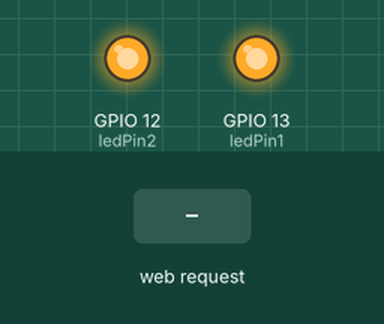
Recording of a sketch running on a simulated ESP8266 (NodeMCU). Parts: output pins drawn as LEDs (lit = HIGH). The test bench sets the inputs (shaded band). WiFi joins after 1.5 s; servers stay silent unless stated; what the sketch prints to the serial monitor is not drawn.

Above: at 2.7 s.
2.8 s: HTTP request GET /LED1=ON received
At 4.0 s:
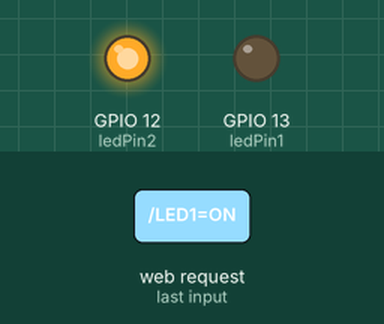
4.3 s: HTTP request GET /LED2=ON received
At 5.2 s:
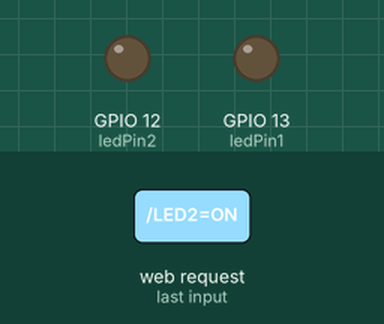
5.8 s: HTTP request GET /LED1=OFF received
At 6.4 s:
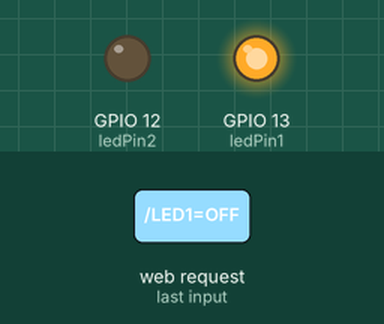
7.3 s: HTTP request GET /LED2=OFF received
At 7.6 s:
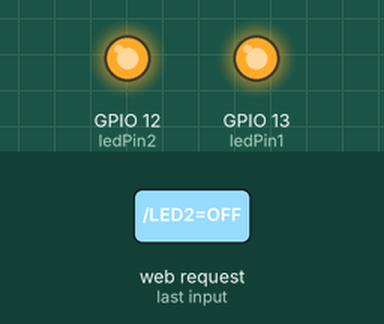
Timing chart, 0 to 9.8 s (numbered marks = the images above; inputs shaded):
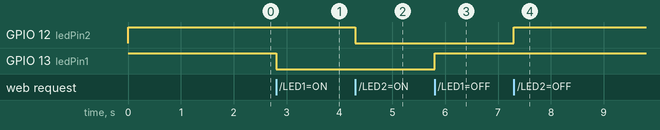

The sketch:

nodemcu_2channel.ino
```cpp
#include <ESP8266WiFi.h>
const char* ssid = "Virus";// enter wifi name
const char* password = "zHi@22tesh";// enter password here

int ledPin1 = 13; //pin D7 of nodemcu
int ledPin2 = 12; //pin D6 of nodemcu
int switch1 = HIGH,switch2 = HIGH;

WiFiServer server(80);// connects server to port 80


void setup()
{
// turning all the switches off initially.
  pinMode(ledPin1, OUTPUT);
  digitalWrite(ledPin1, switch1);
  pinMode(ledPin2, OUTPUT);
  digitalWrite(ledPin2, switch2);
    //////////////////////////////////////// Connect to WiFi network//////////////////////////////////////////////////////
  Serial.begin(115200);// setting up baud rate of 115200
  Serial.print("Connecting to ");
  Serial.println(ssid);

  WiFi.begin(ssid, password);// connecting to the wifi using wifi name and password provided

  while (WiFi.status() != WL_CONNECTED) // checks if wifi is connected or not...if conected loop will end
  {
    delay(100);
    Serial.print(".");
  }
  Serial.println("");
  Serial.println("WiFi connected");//
 ///////////////////////////////////////////////////////////////////////////////////////////////////////////////////
  //////////////////////////////////////////// Start the server/////////////////////////////////////////////////////
  server.begin();
  Serial.println("Server started");
  ////////////////////////////////////////// Print the IP address////////////////////////////////////////////////////
  Serial.print("Use this URL to connect: ");
  Serial.print("http://");
  Serial.print(WiFi.localIP());// this function "WiFi.localIP()" provides ip address
  Serial.println("/");
 ////////////////////////////////////////////////////////////////////////////////////////////////////////////////////
}

void loop() {
 /////////// Check if a client has connected//////////////////////////////////////////////
  WiFiClient client = server.available();
  if (!client) {
    return;
  }
 //////////// Wait until the client sends some data//////////////////////////////////////

  Serial.println("new client");
  while(!client.available()){
    delay(1);
  }
  ///////////////////////////////////////////////////////////////////////////////////

  // Read the first line of the request
  String request = client.readStringUntil('\r');
  Serial.println(request);
  client.flush();

  ////////////////////// Match the request///////////////////////////////////////////

  if (request.indexOf("/LED1=ON") != -1)  {
    digitalWrite(ledPin1, LOW);
    switch1 = LOW;
  }
  if (request.indexOf("/LED1=OFF") != -1)  {
    digitalWrite(ledPin1, HIGH);
    switch1 = HIGH;
  }
  if (request.indexOf("/LED2=ON") != -1)  {
    digitalWrite(ledPin2, LOW);
    switch2 = LOW;
  }
  if (request.indexOf("/LED2=OFF") != -1)  {
    digitalWrite(ledPin2, HIGH);
    switch2 = HIGH;
  }
// Set ledPin according to the request
//digitalWrite(ledPin, switch);

  // Return the response
//  client.println("HTTP/1.1 200 OK");
//  client.println("Content-Type: text/html");
  client.println(""); //  do not forget this one
  client.println("<!DOCTYPE HTML>");
  client.println("<html>");

  client.println("<p align=middle><center><font size =7 color=blue> Button 1: ");
  if(switch1 == LOW)
  {  client.print("<font color=green>ON </font>");
     client.println("<a href=\"/LED1=OFF\"\"><button><h1> OFF </h1></button></a>");
  }
  if (switch1 == HIGH)
  {  client.print("<font color=green>OFF </font>");
     client.println("<a href=\"/LED1=ON\"\"><button><h1> ON </h1></button></a>");
  }

  client.println("<br><br>");
  client.println(" Button 2: ");
  if(switch2 == LOW)
  {client.println("<font color=green>ON </font>");
  client.println("<a href=\"/LED2=OFF\"\"><button><h1> OFF </h1></button></a>");
  }
  if (switch2 == HIGH)
  {client.println("<font color=green>OFF </font>");
   client.println("<a href=\"/LED2=ON\"\"><button><h1> ON </h1></button></a>");
  }
  client.print("</font></center></p>");

  delay(1);
  Serial.println("Client disonnected");
  Serial.println("");

}
```

Measured:
- after the input at 2.8 s, GPIO 13 (ledPin1): HIGH → LOW at once
- after the input at 4.3 s, GPIO 12 (ledPin2): HIGH → LOW at once
- after the input at 5.8 s, GPIO 13 (ledPin1): LOW → HIGH at once
- after the input at 7.3 s, GPIO 12 (ledPin2): LOW → HIGH at once
